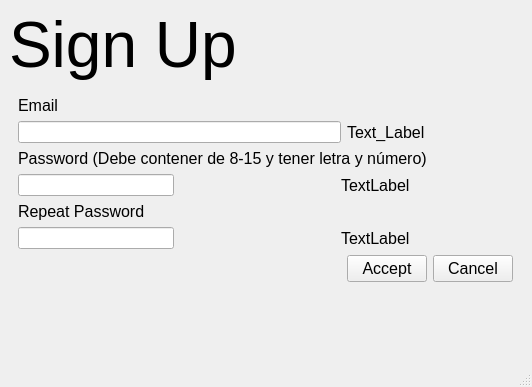
<?xml version="1.0" encoding="UTF-8"?>
<ui version="4.0">
 <class>MainWindow</class>
 <widget class="QMainWindow" name="MainWindow">
  <property name="geometry">
   <rect>
    <x>0</x>
    <y>0</y>
    <width>532</width>
    <height>387</height>
   </rect>
  </property>
  <property name="windowTitle">
   <string>Formulario de registro</string>
  </property>
  <widget class="QWidget" name="centralWidget">
   <layout class="QGridLayout" name="gridLayout">
    <item row="0" column="0">
     <widget class="QLabel" name="Title_Label">
      <property name="font">
       <font>
        <pointsize>48</pointsize>
       </font>
      </property>
      <property name="text">
       <string>Sign Up</string>
      </property>
     </widget>
    </item>
    <item row="2" column="0">
     <widget class="QWidget" name="widget" native="true">
      <layout class="QGridLayout" name="gridLayout_2">
       <item row="3" column="2" colspan="2">
        <widget class="QLabel" name="label_2">
         <property name="font">
          <font>
           <pointsize>12</pointsize>
          </font>
         </property>
         <property name="text">
          <string>TextLabel</string>
         </property>
        </widget>
       </item>
       <item row="0" column="0">
        <widget class="QLabel" name="leEmail">
         <property name="font">
          <font>
           <pointsize>12</pointsize>
          </font>
         </property>
         <property name="text">
          <string>Email</string>
         </property>
        </widget>
       </item>
       <item row="5" column="0">
        <widget class="QLineEdit" name="lineEdit_3"/>
       </item>
       <item row="2" column="0" colspan="4">
        <widget class="QLabel" name="Password_Label">
         <property name="font">
          <font>
           <pointsize>12</pointsize>
          </font>
         </property>
         <property name="text">
          <string>Password (Debe contener de 8-15 y tener letra y número)</string>
         </property>
        </widget>
       </item>
       <item row="5" column="2" colspan="2">
        <widget class="QLabel" name="label_3">
         <property name="font">
          <font>
           <pointsize>12</pointsize>
          </font>
         </property>
         <property name="text">
          <string>TextLabel</string>
         </property>
        </widget>
       </item>
       <item row="1" column="0" colspan="3">
        <widget class="QLineEdit" name="Text_Email"/>
       </item>
       <item row="1" column="3" colspan="2">
        <widget class="QLabel" name="lErrorEmail">
         <property name="font">
          <font>
           <pointsize>12</pointsize>
          </font>
         </property>
         <property name="text">
          <string>Text_Label</string>
         </property>
        </widget>
       </item>
       <item row="4" column="0" colspan="3">
        <widget class="QLabel" name="Repeat_Label">
         <property name="font">
          <font>
           <pointsize>12</pointsize>
          </font>
         </property>
         <property name="text">
          <string>Repeat Password</string>
         </property>
        </widget>
       </item>
       <item row="6" column="4">
        <widget class="QPushButton" name="Cancel_Button">
         <property name="font">
          <font>
           <pointsize>12</pointsize>
          </font>
         </property>
         <property name="text">
          <string>Cancel</string>
         </property>
        </widget>
       </item>
       <item row="3" column="0">
        <widget class="QLineEdit" name="lineEdit_2"/>
       </item>
       <item row="6" column="3">
        <widget class="QPushButton" name="Accept_Button">
         <property name="font">
          <font>
           <pointsize>12</pointsize>
          </font>
         </property>
         <property name="text">
          <string>Accept</string>
         </property>
        </widget>
       </item>
       <item row="5" column="1">
        <spacer name="horizontalSpacer">
         <property name="orientation">
          <enum>Qt::Orientation::Horizontal</enum>
         </property>
         <property name="sizeHint" stdset="0">
          <size>
           <width>40</width>
           <height>20</height>
          </size>
         </property>
        </spacer>
       </item>
      </layout>
     </widget>
    </item>
    <item row="1" column="0">
     <spacer name="spacer">
      <property name="orientation">
       <enum>Qt::Orientation::Horizontal</enum>
      </property>
      <property name="sizeType">
       <enum>QSizePolicy::Policy::Minimum</enum>
      </property>
      <property name="sizeHint" stdset="0">
       <size>
        <width>0</width>
        <height>0</height>
       </size>
      </property>
     </spacer>
    </item>
    <item row="3" column="0">
     <spacer name="verticalSpacer">
      <property name="orientation">
       <enum>Qt::Orientation::Vertical</enum>
      </property>
      <property name="sizeHint" stdset="0">
       <size>
        <width>20</width>
        <height>40</height>
       </size>
      </property>
     </spacer>
    </item>
    <item row="2" column="1">
     <spacer name="horizontalSpacer_2">
      <property name="orientation">
       <enum>Qt::Orientation::Horizontal</enum>
      </property>
      <property name="sizeHint" stdset="0">
       <size>
        <width>40</width>
        <height>20</height>
       </size>
      </property>
     </spacer>
    </item>
   </layout>
  </widget>
  <widget class="QMenuBar" name="menuBar">
   <property name="geometry">
    <rect>
     <x>0</x>
     <y>0</y>
     <width>532</width>
     <height>21</height>
    </rect>
   </property>
  </widget>
  <widget class="QStatusBar" name="statusBar"/>
 </widget>
 <resources/>
 <connections/>
</ui>
